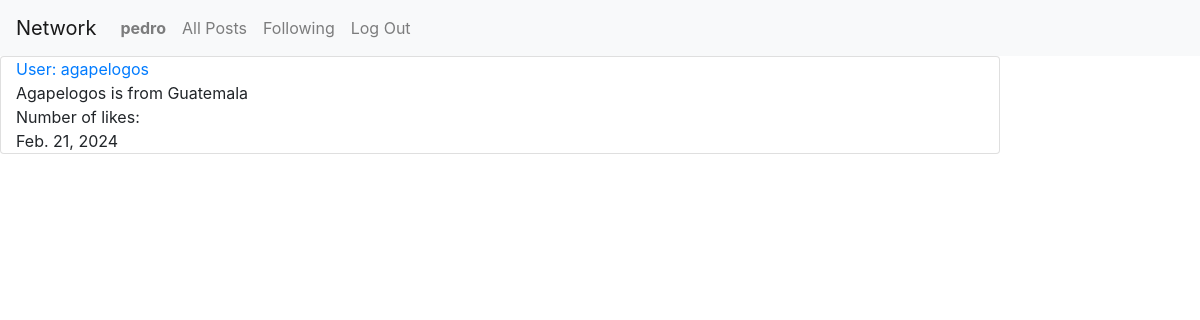
Page /following (signed in) on the earlier database version.
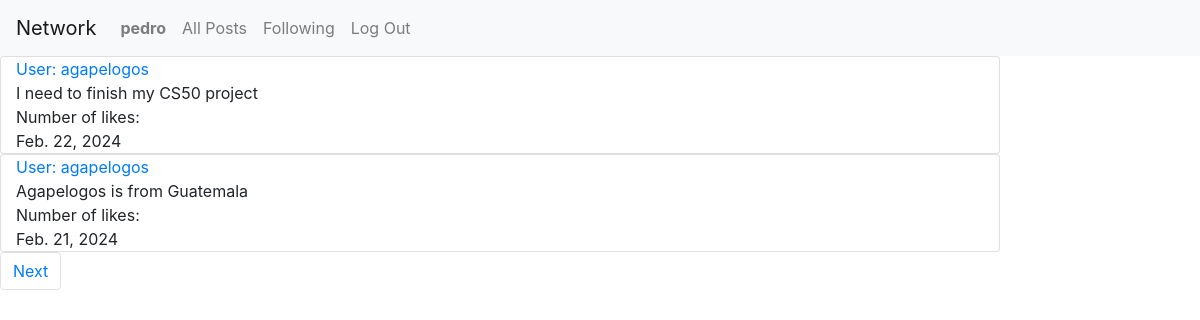
Same page on the later database version.
### network/models.py (models this page shows, shortened)
class Post(models.Model):
    user = models.ForeignKey(User, on_delete=models.CASCADE, blank=True, null=True, related_name="poster")
    post = models.CharField(max_length=64)
    date = models.DateField()

class User(AbstractUser):
    pass
    def __str__(self):
        return self.username

### network/views.py (the view)
# urls.py: path("following", views.following, name="following"),
def following(request):
    if request.user.is_authenticated:
        followUsers = Follow.objects.filter(user=request.user.id)
        posts = Post.objects.all().order_by('-date')
        postPrint = []
        for user in followUsers:
            for post in posts:
                if user.user_follower == post.user:
                    postPrint.append(post)
        paginator = Paginator(postPrint, 2) #show 2 posts per page
        page_number = request.GET.get('page')
        page_obj = paginator.get_page(page_number)
        return render(request, "network/following.html", {
            "followUsers": followUsers,
            "posts": posts,
            "page_obj": page_obj,
        })
    else:
        return render(request, "network/index.html")

### network/templates/network/following.html (shortened to what this page needs)
{% extends "network/layout.html" %}
{% block body %}
{% if user.is_authenticated %}
<div class="mb-3">
        {% for post in page_obj %}
            <div class="card col-10">
                <div><a id="users" class="" href="{% url 'profile' user_id=post.user.id %}"> User: {{ post.user }}</a></div>
                <div>{{ post.post }}</div>
                <div>Number of likes: {{post.likes}}</div>
                <div>{{ post.date }}</div>
            </div>
        {% endfor %}
    <div>
        <nav aria-label="Page navigation example">
            <ul class="pagination">
                {% if page_obj.has_next %}
                <li class="page-item"><a class="page-link" href="?page={{ page_obj.next_page_number }}">Next</a></li>
                {% endif %}
            </ul>
          </nav>
    </div>
</div>
{% endif %}
{% endblock %}

Differences in the rows shown:
added Post: user "agapelogos", post "I need to finish my CS50 project", date "Feb. 22, 2024"
Other differences:
text now shown: "Next"
